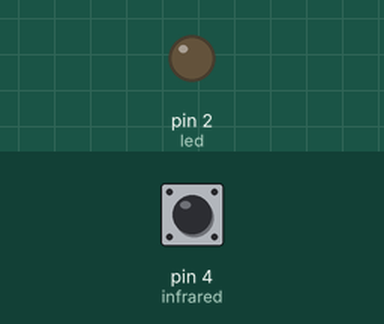
Simulated run of this sketch. Board: Arduino Uno, built with avr-gcc and run on an emulated ATmega328P. Parts: output pins drawn as LEDs (lit = HIGH). The inputs (shaded band) are chosen by the test bench; at power-on: pin 4 (infrared) HIGH.

Above: at 1.2 s.
1.3 s: pin 4 (infrared) pulled LOW for 0.15 s
At 1.37 s:
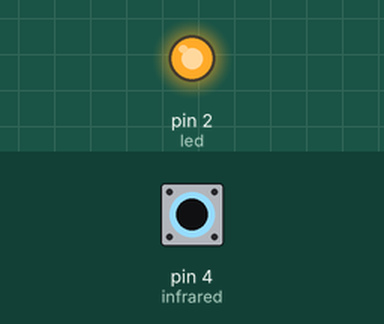
2.9 s: pin 4 (infrared) pulled LOW for 3.2 s
At 7.0 s:
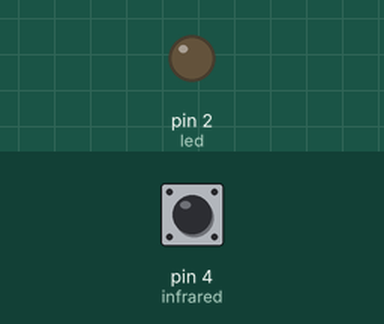
Timing chart, 0 to 8.5 s (numbered marks = the images above; inputs shaded):
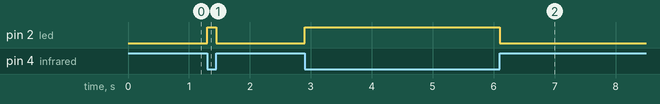

Measured:
- after the input at 1.3 s, pin 2 (led): LOW → HIGH at once, → LOW 0.15 s later
- after the input at 2.9 s, pin 2 (led): LOW → HIGH at once, → LOW 3.2 s later

The sketch:

sketch_nov14b.ino
```cpp
int infrared = 4;
int led = 2;

void setup()
{
  pinMode(led, OUTPUT);
  pinMode(infrared, INPUT_PULLUP);
}
void loop()
{
  if(digitalRead(infrared) == 0)
  {
    digitalWrite(led, HIGH);
  }
  else
  {
    digitalWrite(led, LOW);
  }
}
```
